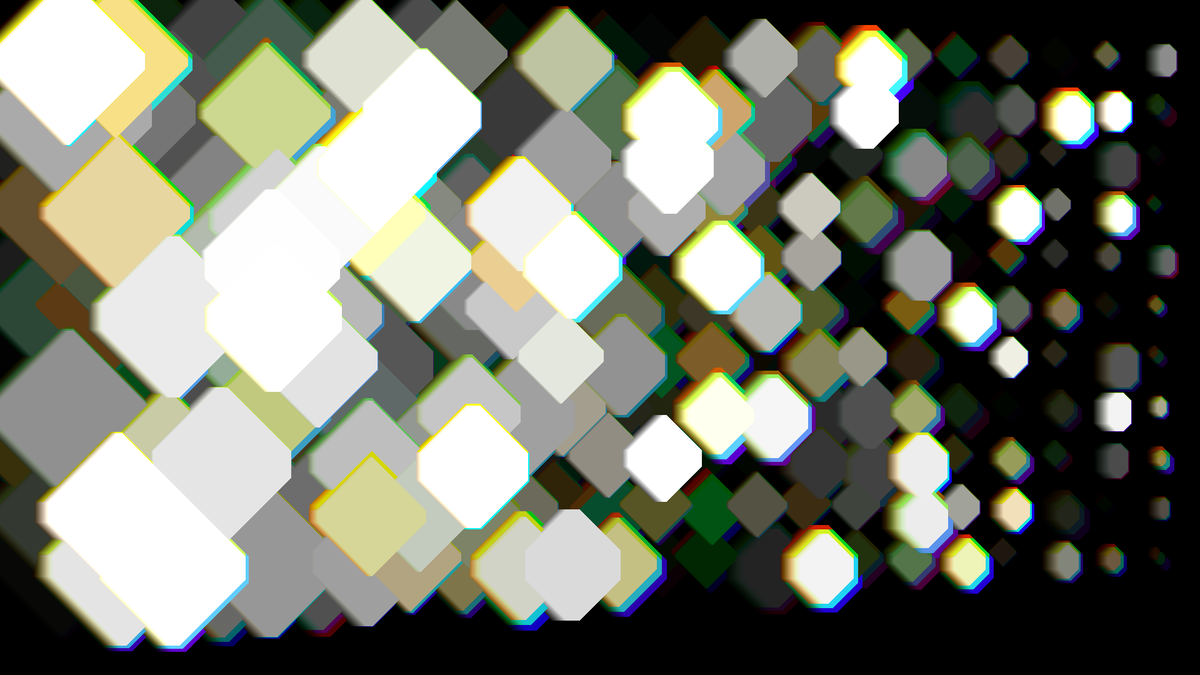
Frame 1 (no input)
Frame 60 (the mouse pressed at the canvas centre just before this capture): identical to frame 1, image omitted
Frame 120 (the mouse held since frame 60 and released just before this capture): identical to frame 1, image omitted

The Processing sketch that drew this single still picture (run headless with seeded random() and noise(); from frame 60 on, the mouse is pressed at the canvas centre):

// Processing sketch: first_sketch
// ── first_sketch.pde
// Tutorial by Danial Simu: https://www.youtube.com/watch?v=wghDDYnIFM0
void setup() {
  size(1920, 1080);
  background(0);
  blendMode(ADD);
  
  for(int i=1; i < 25; i++) {
    for (int j=1; j < 12; j++) {
      float squareSize = random(50);
      int posX = i*80;
      int posY = j*80;
      float dist = random(10);
      float col = random(255);
      float secondCol = random(100);
      //fill(col, secondCol, 0);
      PImage img = createImage(round(squareSize), round(squareSize), ALPHA);
      img.loadPixels();
      for (int p = 0; p < img.pixels.length; p++) {
        img.pixels[p] = color(col, secondCol, 0, (p % img.width)*10); 
      }
      img.updatePixels();
      image(img, posX, posY);
      //rect(posX, posY, squareSize, squareSize);
      //fill(0, col, secondCol);
      PImage img2 = createImage(round(squareSize), round(squareSize), ALPHA);
      img2.loadPixels();
      for (int q = 0; q < img2.pixels.length; q++) {
        img2.pixels[q] = color(0, col, secondCol, (q % img2.width)*10); 
      }
      img2.updatePixels();
      image(img2, posX + dist, posY + dist);
      //rect(posX + dist, posY + dist, squareSize, squareSize);
      //fill(secondCol, 0, col);
      PImage img3 = createImage(round(squareSize), round(squareSize), ARGB);
      img3.loadPixels();
      for (int r = 0; r < img3.pixels.length; r++) {
        img3.pixels[r] = color(secondCol, 0, col, (r % img3.width)*10); 
      }
      img3.updatePixels();
      image(img3, posX + dist*2, posY + dist*2);
      //rect(posX + dist*2, posY + dist*2, squareSize, squareSize);
      if(j%2 == 0){
        filter(DILATE);
      }
  }
  }
  save("first_sketch.jpg");
}

void draw() {

}
